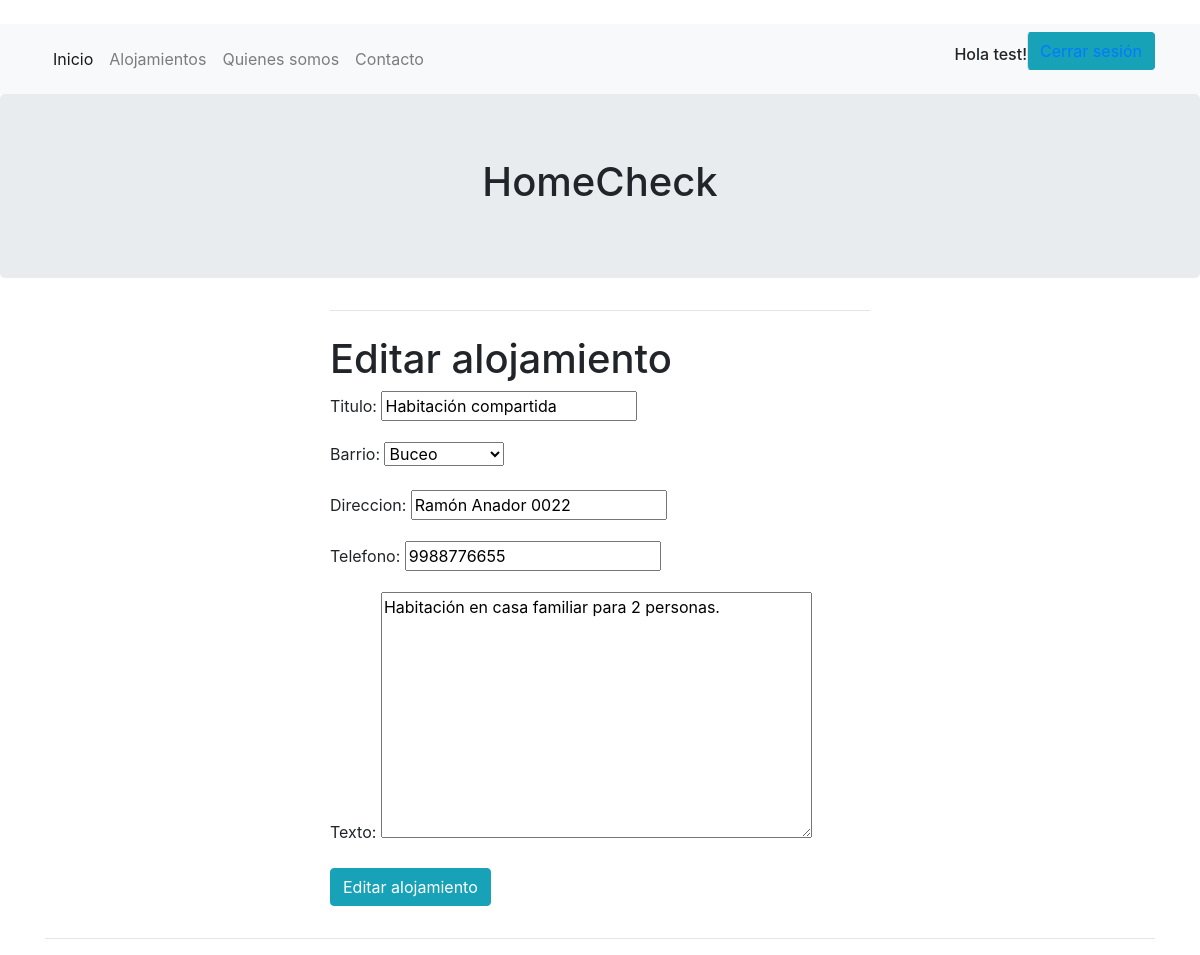
Page /alojamientos/editar/5/ (signed in) on the committed database.
### alojamientos/models.py (models this page shows, shortened)
class Alojamiento(models.Model):
    BARRIOS = (
    ('AG', 'Aguada'),
    ('BS', 'Barrio Sur'),
    ('BU', 'Buceo'),
    ('CS', 'Carrasco'),
    ('CT', 'Centro'),
    ('CE', 'Cerro'),
    ('CV', 'Ciudad Vieja'),
    ('CN', 'Cordón'),
    ('CR', 'Capurro'),
    ('LU', 'La Unión'),
    ('MÑ', 'Maroñas'),
    ('PR', 'Parque Rodó'),
    ('PÑ', 'Peñarol'),
    ('PC', 'Pocitos'),
    ('PG', 'Punta Gorda'),
    ('OT', 'Pocitos')
    )
    autor = models.ForeignKey('auth.User', on_delete=models.CASCADE)
    barrio = models.CharField(max_length=2, choices=BARRIOS)
    direccion = models.CharField(max_length=50, default="Sin dirección")
    titulo = models.CharField(max_length=45)
    telefono = models.DecimalField(max_digits=15, decimal_places=0)
    texto = models.TextField()
    fecha_de_creacion = models.DateTimeField(default=timezone.now)
    is_sponsored = models.BooleanField(default=False)

### alojamientos/views.py (the view)
# urls.py: path('editar/<int:pk>/', views.alojamiento_edit, name='alojamiento_editar'),
def alojamiento_edit(request, pk):
    instancia = Alojamiento.objects.get(pk=pk)
    form = AlojamientoForm(instance=instancia)
    if request.method == "POST":
        form = AlojamientoForm(request.POST, instance=instancia)
        if form.is_valid():
            instancia = form.save(commit=False)
            instancia.save()
            messages.success(request, 'Editado con exito')
    return render(request, "alojamientos/alojamiento_edit.html", {'form': form})

### alojamientos/forms.py
class AlojamientoForm(forms.ModelForm):
    class Meta:
        model = Alojamiento
        fields = ("titulo", "barrio", "direccion", "telefono", "texto",)

### alojamientos/templates/alojamientos/alojamiento_edit.html (shortened to what this page needs)
{% extends 'inicio/base.html' %}
{% block content %}
<div class="row justify-content-center">
    <div class="col-6">
        <hr class="mt-0 mb-4">
        <h1 class="mt-2">Editar alojamiento</h1>
        <form method="POST" class="post-form">
            {{ form.as_p }}
            <button type="submit" class="btn btn-info"">Editar alojamiento</button>
        </form>
    </div>
</div>
{% endblock %}

### inicio/templates/inicio/base.html (shortened to what this page needs)
﻿<!DOCTYPE html>
<html lang="en">
<head>
    <link rel="stylesheet" href="https://stackpath.bootstrapcdn.com/bootstrap/4.4.1/css/bootstrap.min.css">
    <link rel="stylesheet" href="http://shineit.solutions/blog/blog.css" />
</head>
<body>
    <nav class="navbar navbar-expand-lg navbar-light bg-light sticky-top">
        <div class="container">
            <div class="collapse navbar-collapse" id="navbarSupportedContent">
                <ul class="navbar-nav mr-auto">
                    <li class="nav-item active">
                        <a class="nav-link" href="/">Inicio <span class="sr-only">(current)</span></a>
                    </li>
                    <li class="nav-item">
                        <a class="nav-link" href="/alojamientos">Alojamientos</a>
                    </li>
                    <li class="nav-item">
                        <a class="nav-link" href="/aboutus">Quienes somos</a>
                    </li>
                    <li class="nav-item">
                        <a class="nav-link" href="/contacto">Contacto</a>
                    </li>
                </ul>
                {% if user.is_authenticated %}
                <h6 align="center">Hola {{request.user}}!</h6>
                <form class="form-inline">
                    <button class="btn btn-info border-left" type="button"><a href="/logout">Cerrar sesión</a></button>
                </form>
                {% endif %}
            </div>
        </div>
    </nav>
    <main role="main">
        <div class="jumbotron">
            <div class="container">
                <h1 align="center">HomeCheck</h1>
            </div>
        </div>
        <div class="container">
            <div class="row">
                <div class="col-md-12">
                    {% block content %}
                    {% endblock %}
                </div>
            </div>
            <hr>
        </div>
    </main>
        </body>
    </html>

### rows in the picture
Alojamiento: titulo "Habitación compartida", barrio "Buceo", direccion "Ramón Anador 0022", telefono "9988776655", texto "Habitación en casa familiar para 2 personas."

### other values in the picture
{{ request.user }} "test"
